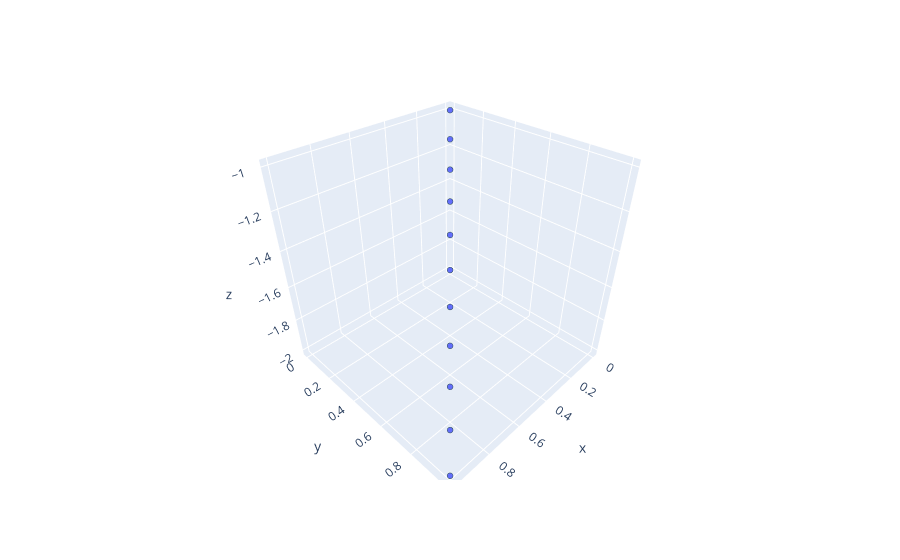

The notebook cell saved with this chart:
### Code cell
import plotly.express as px

fig = px.scatter_3d(h, x='x', y='y', z='z')

fig.update_traces(marker=dict(size=2,
                              line=dict(width=2,
                                        color='DarkSlateGrey')),
                  selector=dict(mode='markers'))

fig.show()

### Figure 1 — Plotly figure (JSON) as saved in the notebook; plotly's stock layout.template omitted (floating-point values rounded to 4 significant figures)
{"data": [{"hovertemplate": "x=%{x}<br>y=%{y}<br>z=%{z}<extra></extra>", "legendgroup": "", "marker": {"color": "#636efa", "line": {"color": "DarkSlateGrey", "width": 2}, "size": 2, "symbol": "circle"}, "mode": "markers", "name": "", "scene": "scene", "showlegend": false, "type": "scatter3d", "x": [0, 0.1, 0.2, 0.3, 0.4, 0.5, 0.6, 0.7, 0.8, 0.9, 1], "y": [0, 0.1, 0.2, 0.3, 0.4, 0.5, 0.6, 0.7, 0.8, 0.9, 1], "z": [-1, -1.1, -1.2, -1.3, -1.4, -1.5, -1.6, -1.7, -1.8, -1.9, -2]}], "layout": {"legend": {"tracegroupgap": 0}, "margin": {"t": 60}, "scene": {"domain": {"x": [0, 1], "y": [0, 1]}, "xaxis": {"title": {"text": "x"}}, "yaxis": {"title": {"text": "y"}}, "zaxis": {"title": {"text": "z"}}}}}
